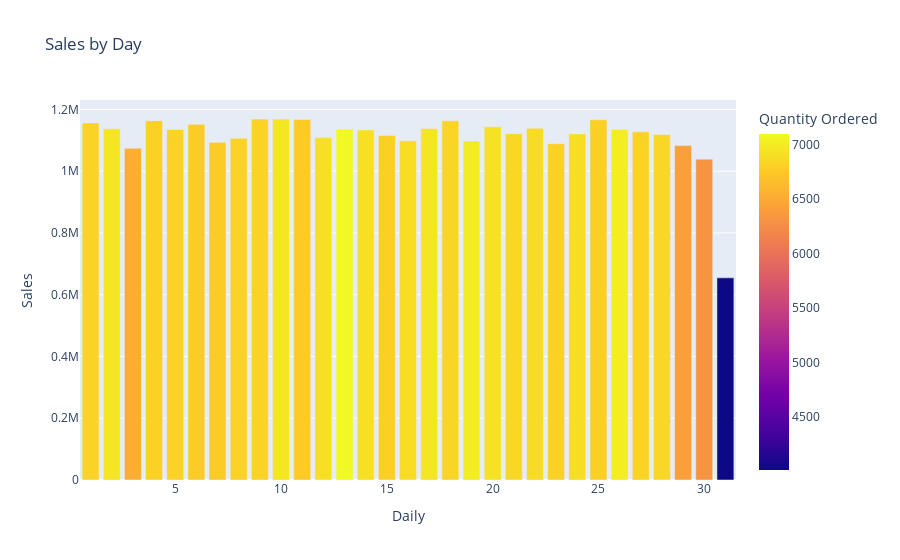

Notebook code cell kept with this figure:
### Markdown cell above
The best month for sale is December and 4.61 million was earned in that month.

Other note is that as sales increases, the quantity ordered also increased. This also means that company will have to prepare and pile up their inventory before these period starts. Therefore, the inventory and human resouce department will have to prepare the manpower and inventory before hand.

### Code cell
#Daily bar chart
df["Daily"]=df["Order Date"].dt.day
daily_sales=df.groupby("Daily").sum()

daily_chart=px.bar(
    daily_sales,
    x=daily_sales.index,
    y="Sales",
    color="Quantity Ordered",
    title="Sales by Day"
    )

daily_chart.update_layout(barmode="stack")
daily_chart.show()

### Figure 1 — Plotly figure (JSON) as saved in the notebook; plotly's stock layout.template omitted (floating-point values rounded to 4 significant figures)
{"data": [{"alignmentgroup": "True", "hovertemplate": "Daily=%{x}<br>Sales=%{y}<br>Quantity Ordered=%{marker.color}<extra></extra>", "legendgroup": "", "marker": {"color": [6817, 6952, 6530, 6805, 6811, 6771, 6770, 6816, 6822, 6957, 6752, 6916, 7097, 6904, 6790, 6890, 6960, 6832, 6999, 6919, 6859, 6878, 6806, 6903, 6794, 7010, 6822, 6855, 6412, 6310, 4012], "coloraxis": "coloraxis", "pattern": {"shape": ""}}, "name": "", "offsetgroup": "", "orientation": "v", "showlegend": false, "textposition": "auto", "type": "bar", "x": [1, 2, 3, 4, 5, 6, 7, 8, 9, 10, 11, 12, 13, 14, 15, 16, 17, 18, 19, 20, 21, 22, 23, 24, 25, 26, 27, 28, 29, 30, 31], "xaxis": "x", "y": [1156000.0, 1137000.0, 1074000.0, 1164000.0, 1135000.0, 1152000.0, 1093000.0, 1107000.0, 1169000.0, 1169000.0, 1167000.0, 1109000.0, 1136000.0, 1134000.0, 1116000.0, 1099000.0, 1139000.0, 1163000.0, 1098000.0, 1144000.0, 1121000.0, 1139000.0, 1089000.0, 1121000.0, 1167000.0, 1136000.0, 1127000.0, 1119000.0, 1083000.0, 1039000.0, 654600.0], "yaxis": "y"}], "layout": {"barmode": "stack", "coloraxis": {"colorbar": {"title": {"text": "Quantity Ordered"}}, "colorscale": [[0, "#0d0887"], [0.1111, "#46039f"], [0.2222, "#7201a8"], [0.3333, "#9c179e"], [0.4444, "#bd3786"], [0.5556, "#d8576b"], [0.6667, "#ed7953"], [0.7778, "#fb9f3a"], [0.8889, "#fdca26"], [1, "#f0f921"]]}, "legend": {"tracegroupgap": 0}, "title": {"text": "Sales by Day"}, "xaxis": {"anchor": "y", "domain": [0, 1], "title": {"text": "Daily"}}, "yaxis": {"anchor": "x", "domain": [0, 1], "title": {"text": "Sales"}}}}
